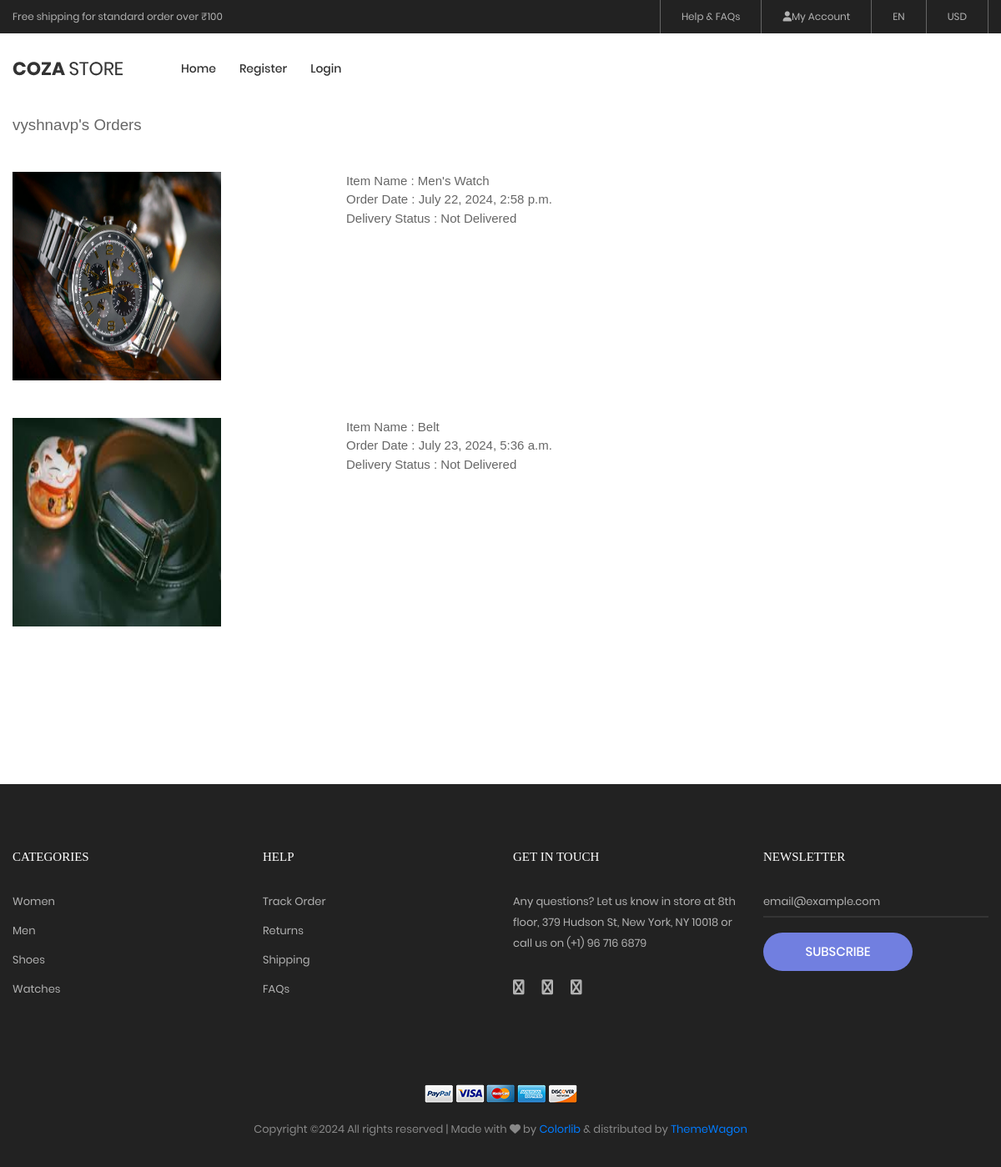
Page /cart/your_orders (signed in) on the committed database.
### cart/models.py (models this page shows, shortened)
class Order_details(models.Model):
    product = models.ForeignKey(Product, on_delete=models.CASCADE)
    user = models.ForeignKey(User, on_delete=models.CASCADE)
    no_of_items = models.IntegerField()
    phone = models.CharField(max_length=12)
    address = models.TextField()
    pin = models.CharField(max_length=10)
    ordered_date = models.DateTimeField(auto_now_add=True)
    order_id = models.CharField(max_length=100,blank=True)
    payment_status = models.CharField(default="pending",max_length=30)
    delivery_status = models.CharField(default="pending", max_length=30)

### shop/models.py (models this page shows, shortened)
class Product(models.Model):
    p_name = models.CharField(max_length=20)
    p_desc = models.TextField()
    p_price = models.IntegerField()
    p_image = models.ImageField(upload_to='media/products',null=True,blank=True)
    p_stock = models.IntegerField()
    p_available = models.BooleanField(default=True)
    p_created = models.DateTimeField(auto_now_add=True)
    p_updated = models.DateTimeField(auto_now=True)
    p_category = models.ForeignKey(Category,on_delete=models.CASCADE)

### cart/views.py (the view)
# urls.py: path('your_orders', views.your_orders, name='your_orders'),
@login_required
def your_orders(request):
    user=request.user
    orders = Order_details.objects.filter(payment_status="paid",user=user)
    return render(request,'your_orders.html',{'orders':orders,'user':user.username})

### cart/context_processors.py (called while the page is built)
def total(request):
    user = request.user
    count = 0
    if request.user.is_authenticated:
        try:
            item = Cart.objects.filter(user=user)
            count = item.count()
        except:
            count = 0
    return {'count':count}

### shop/context_processors.py (called while the page is built)
def links(request):
    c = Category.objects.all()
    return {'links':c}

### templates/your_orders.html (shortened to what this page needs)
{% extends 'navbar.html' %}
{% block content %}
<section style="height:100vh">
    <div class="container s">
        <h5>{{user}}'s Orders {{user.username}}</h5>
        {% for i in orders %}
            <div class="row mt-5">
                <div class="col-4">
                    <img src="{{i.product.p_image.url}}" height="250px" width="250px">
                </div>
                <div class="col-6">
                    Item Name : {{i.product.p_name}}<br>
                    Order Date : {{i.ordered_date}}<br>
                    {% if i.delivery_status == "pending" %}
                        Delivery Status : Not Delivered
                    {% else %}
                        Delivery Status : Delivered
                    {% endif %}
                </div>
            </div>
        {% endfor %}
    </div>
</section>
{% endblock %}

### static/css/main.css (style rules this page uses)
.container { max-width: 1380px; }
@media (max-width: 1600px) { .container { max-width: 1200px; } }

### templates/your_orders.html (style rules this page uses)
.s { margin-top:100px; }

### rows in the picture
Order_details: product.p_image (picture), product.p_name "Men's Watch", ordered_date "July 22, 2024, 2:58 p.m.", delivery_status "Delivery Status : Not Delivered"
Order_details: product.p_image (picture), product.p_name "Belt", ordered_date "July 23, 2024, 5:36 a.m.", delivery_status "Delivery Status : Not Delivered"

### other values in the picture
{{ user }} "vyshnavp"
